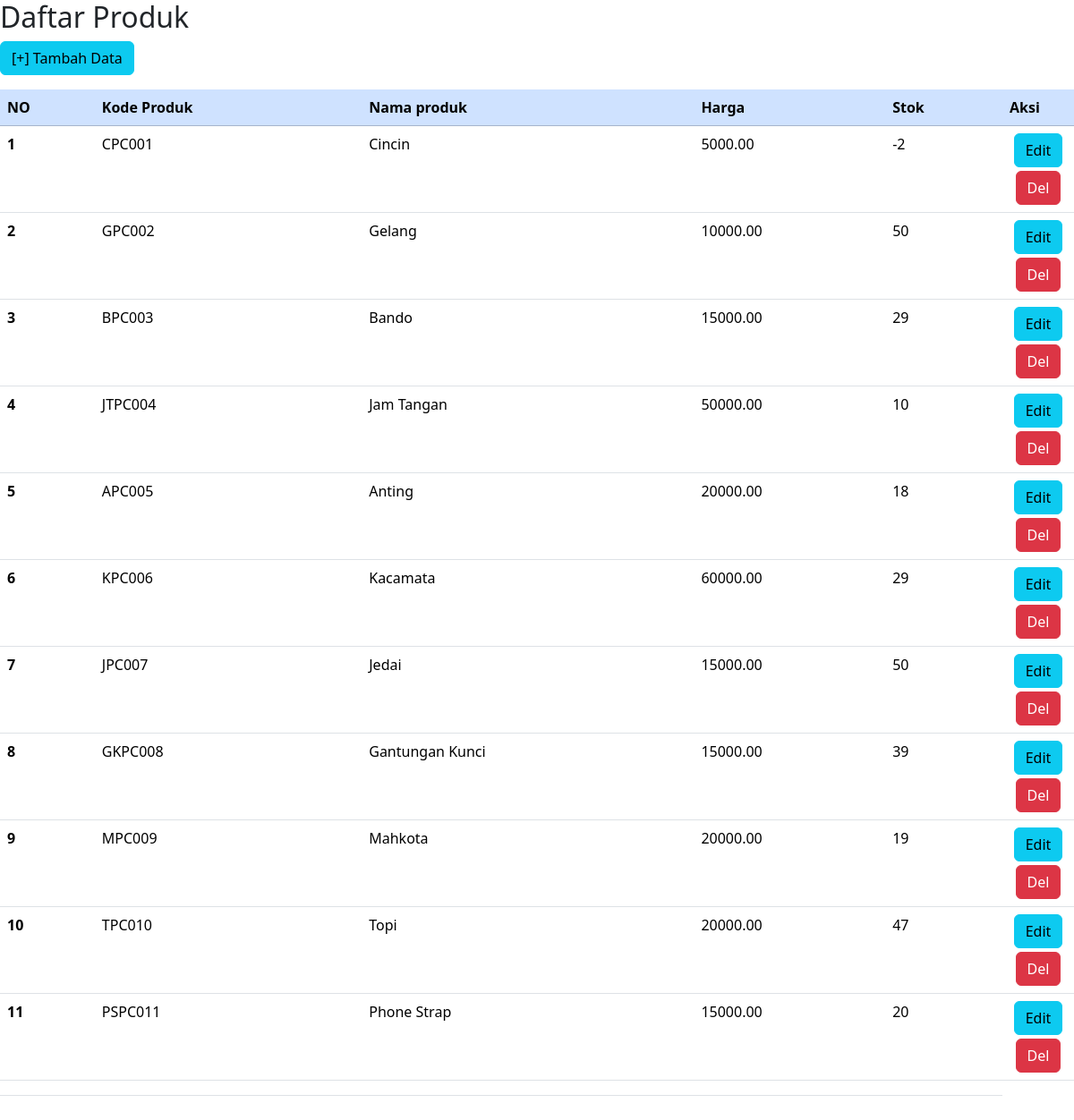
Before: /produk/index.php with the older database file.
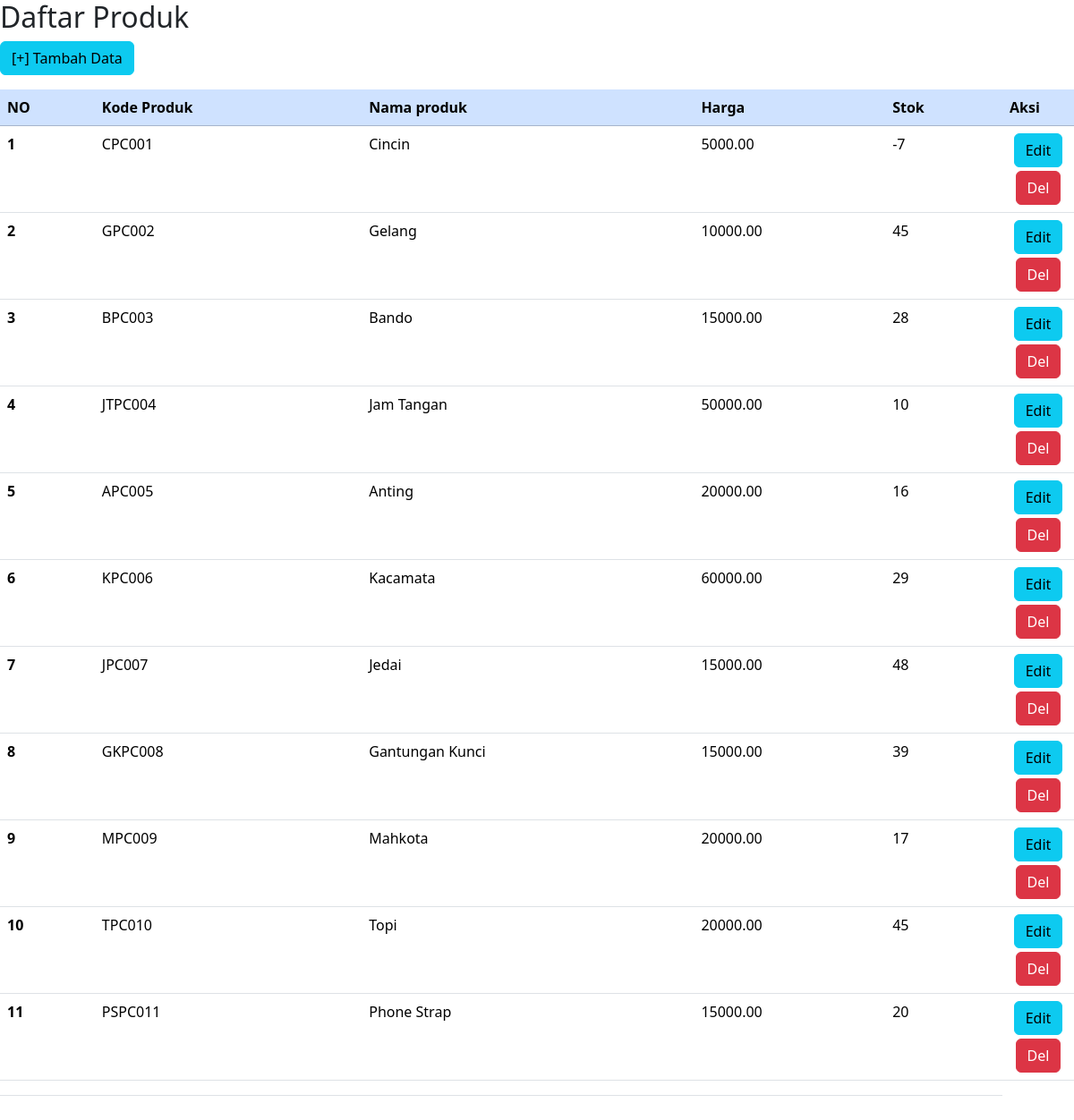
After: the same page with the newer database file.
### tables this page shows
CREATE TABLE `produk` (
  `produk_id` int(11) NOT NULL,
  `kode` varchar(100) NOT NULL,
  `nama_produk` varchar(255) NOT NULL,
  `harga` decimal(10,2) NOT NULL,
  `stok` int(11) NOT NULL
);

### produk/index.php (the view, shortened to what this page needs)
<!DOCTYPE html>
<html lang="en">
<link rel="stylesheet" type="text/css" href="style.css">
<link href="https://cdn.jsdelivr.net/npm/bootstrap@5.3.2/dist/css/bootstrap.min.css" rel="stylesheet">
</head>
<body>
<h2>Daftar Produk</h2>
<a href="form.php" class="btn btn-info mb-3">[+] Tambah Data</a>
<table class="table">
    <thead class="table-primary">
      <tr>
      <th>NO</th>
      <th>Kode Produk</th>
<th>Nama produk</th>
<th >Harga</th>
<th >Stok</th>
<th >Aksi</th>
      </tr>
    </thead>
    <tbody>
      <tr>
        <?php
include "../config.php";
$sql="select * from produk";
$result=mysqli_query($koneksi,$sql);
$no=1;
while($data=mysqli_fetch_array($result))
{
?>
        <th scope="row"><?= $no ?></th>
        <td><?= $data['kode'] ?></td>
        <td><?= $data['nama_produk'] ?></td>
<td><?= $data['harga']?></td>
<td><?= $data['stok'] ?></td>
<td align="center" width="80px">
  <a href="edit.php?id=<?= $data['produk_id']
?>" class="btn btn-info mb-1">Edit</a>
<a href="delete.php?id=<?= $data['produk_id'] ?>"
	onclick="return confirm('Apakah Anda Yakin data pengaduan <?= $data['nama_produk'] ?> akan dihapus?')"  class="btn btn-danger">Del</a>
      </tr>
      <?php
$no++;
}
?>
    </tbody>
    <td colspan="5"></td>
</table>
<br>

Changed rows visible on the page:
changed produk "CPC001": stok "-2" → "-7"
changed produk "GPC002": stok "50" → "45"
changed produk "BPC003": stok "29" → "28"
changed produk "APC005": stok "18" → "16"
changed produk "JPC007": stok "50" → "48"
changed produk "MPC009": stok "19" → "17"
changed produk "TPC010": stok "47" → "45"
